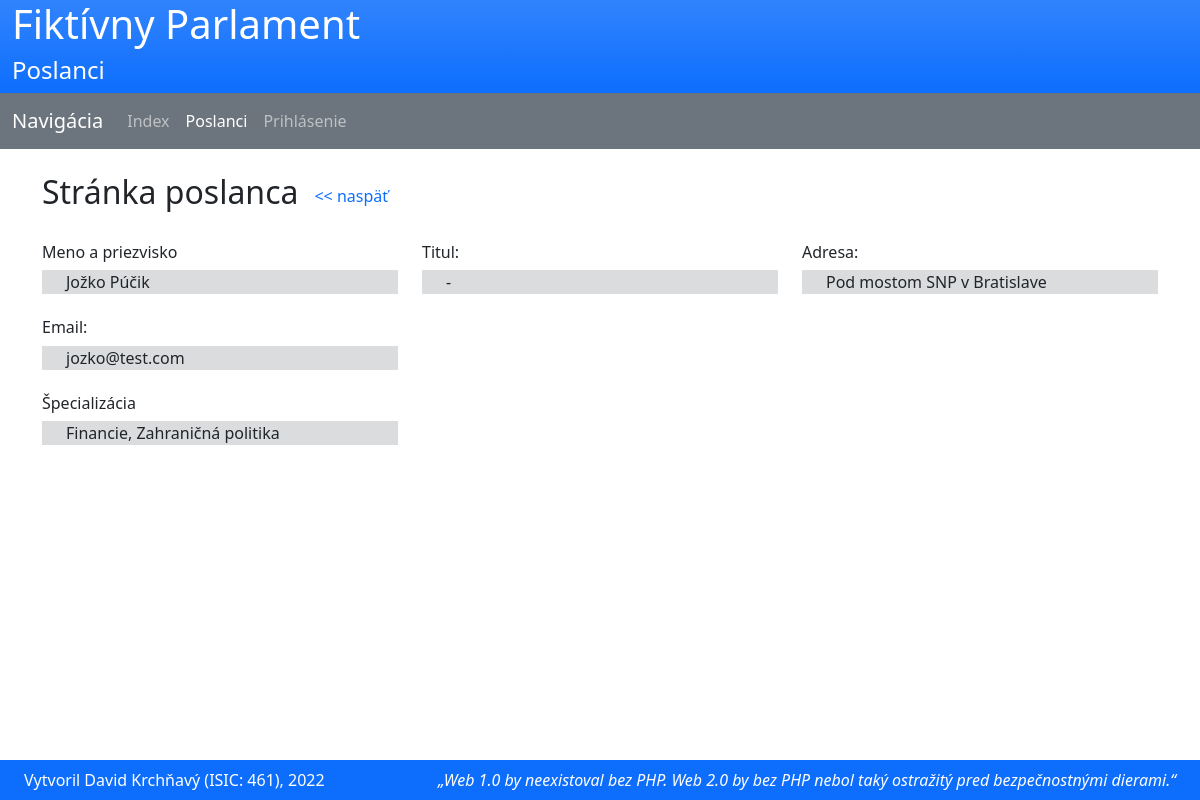
Screenshot of /poslanci.php?poslanec_id=5 with the database file from the repository.
### tables this page shows
CREATE TABLE `osobne_udaje` (
  `id` int(11) NOT NULL AUTO_INCREMENT,
  `id_previerka` int(11) DEFAULT NULL,
  `email` varchar(50) NOT NULL,
  `titul` varchar(20) NOT NULL DEFAULT '',
  `meno` varchar(30) NOT NULL,
  `priezvisko` varchar(30) NOT NULL,
  `adresa` varchar(100) NOT NULL,
  PRIMARY KEY (`id`),
  UNIQUE KEY `email` (`email`),
  KEY `id_previerka` (`id_previerka`),
  CONSTRAINT `osobne_udaje_ibfk_3` FOREIGN KEY (`id_previerka`) REFERENCES `bezp_previerka` (`id`) ON DELETE NO ACTION ON UPDATE NO ACTION
);

### classes.php (called while the page is built, shortened)
<?php
class PoslaneckyKlub {
    public static mysqli $mysqli;
    public function __construct(public int $id=1) {
        if ($id > 0) $this->select();
    }
    public function check_database(): bool {
        return !self::$mysqli->connect_errno;
    }
    public function select(): void {
        if ($this->check_database()) {
            $stmt = self::$mysqli->prepare("SELECT id, nazov FROM poslanecky_klub WHERE id=?");
            $stmt->bind_param('i', $this->id);
            $stmt->execute();
            $result = $stmt->get_result();
            if ($result->num_rows > 0) {
                $row = $result->fetch_assoc();
            } else throw new DataNotFoundException('Klub with the specified id does not exist!');
        }
        else throw new Exception('unknown error');
    }
}
class BezpecnostnaPrevierka
{
    public static mysqli $mysqli;
    private function check_database(): bool {
        return !self::$mysqli->connect_errno;
    }
}
class OsobneUdaje
{
    public static mysqli $mysqli;
    public function __construct(public int $id=0) {
        if ($id > 0) $this->select();
    }
    private function check_database(): bool {
        return !self::$mysqli->connect_errno;
    }
    public function select(): void {
        if ($this->check_database()) {
            $stmt = self::$mysqli->prepare('SELECT * FROM osobne_udaje WHERE osobne_udaje.id=?');
            $stmt->bind_param('i', $this->id);
            $stmt->execute();
            $result = $stmt->get_result();
            if ($result->num_rows > 0) {
                $row = $result->fetch_assoc();
                $this->email = $row['email'];
                $this->titul = $row['titul'];
                $this->meno = $row['meno'];
                $this->priezvisko = $row['priezvisko'];
                $this->adresa = $row['adresa'];
            } else throw new DataNotFoundException('User with the specified id does not exist!');
        }
        else throw new Exception("Unknown error");
    }
}
class Poslanec
{
    public PoslaneckyKlub $klub;
    public readonly OsobneUdaje $udaje;
    public static mysqli $mysqli;
    public function __construct(public int $id=0) {
        if ($id > 0) $this->select();
        else $this->udaje = new OsobneUdaje();
        $type = self::$mysqli->query("SHOW COLUMNS FROM poslanec WHERE Field = 'specializacia'")->fetch_assoc()['Type'];
    }
    private function check_database(): bool {
        return !self::$mysqli->connect_errno;
    }
    public function select(): void {
        if ($this->check_database()) {
            $stmt = self::$mysqli->prepare("SELECT id_udaje, id_klub, specializacia FROM poslanec WHERE poslanec.id=?");
            $stmt->bind_param('i', $this->id);
            $stmt->execute();
            $result = $stmt->get_result();
            if ($result->num_rows > 0) {
                $row = $result->fetch_assoc();
                $this->id_udaje = $row['id_udaje'];
                $this->specializacia = explode(',', $row['specializacia']);
                if (!isset($this->udaje)) $this->udaje = new OsobneUdaje($this->id_udaje);
                if (!isset($this->klub)) $this->klub = new PoslaneckyKlub($row['id_klub']);
            }
            else throw new DataNotFoundException('User with the specified id does not exist!');
        }
        else throw new Exception("Unknown error");
    }
}

### poslanci.php (the view, shortened to what this page needs)
<?php
include('classes.php');
include('functions.php');
include('navbar.php');
if (isset($_GET['poslanec_id'])) {
    try {
        $poslanec = new Poslanec($_GET['poslanec_id']);
        if ($poslanec->udaje->id_previerka != null) $bezp_prev = new BezpecnostnaPrevierka($poslanec->udaje->id_previerka); ?>
        <div class="container">
            <div class="row">
                <div class="col-md-12">
                    <div class="d-flex pb-4 align-items-center">
                        <h2>Stránka poslanca</h2>
                        <a href="poslanci.php" class="px-3" style="text-decoration: none">&lt;&lt;&nbsp;naspäť</a>
                    </div>
                    <div class="row">
                        <div class="col-md-4">
                            <h6>Meno a priezvisko</h6>
                            <div class="bg-secondary bg-opacity-25 container mb-4">
                                <?= $poslanec->udaje->meno . ' ' . $poslanec->udaje->priezvisko ?></div>
                            <h6>Email:</h6>
                            <div class="bg-secondary bg-opacity-25 container mb-4"><?= $poslanec->udaje->email ?></div>
                            <h6>Špecializácia</h6>
                            <div class="bg-secondary bg-opacity-25 container mb-4"><?= implode(', ', $poslanec->specializacia) ?: '-' ?></div>
                        </div>
                        <div class="col-md-4">
                            <h6>Titul:</h6>
                            <div class="bg-secondary bg-opacity-25 container mb-4"><?= $poslanec->udaje->titul ?: '-' ?></div>
                        </div>
                        <div class="col-md-4">
                            <h6>Adresa:</h6>
                            <div class="bg-secondary bg-opacity-25 container mb-4"><?= $poslanec->udaje->adresa ?></div>
                        </div>
                    </div>
                </div>
            </div>
        </div>
    <?php } catch (DataNotFoundException) {
        http_response_code(404);
        display_error('Zadaný poslanec sa nenašiel');
    }
}
include('footer.php'); ?>

### style.css (style rules this page uses)
.container { margin-bottom: 1.5rem; }

### rows the page displays
osobne_udaje: meno "Jožko", priezvisko "Púčik", email "jozko@test.com", titul "-", adresa "Pod mostom SNP v Bratislave"

### other values shown
$title "Poslanci"
implode(', ', $poslanec->specializacia) ?: '-' "Financie, Zahraničná politika"
